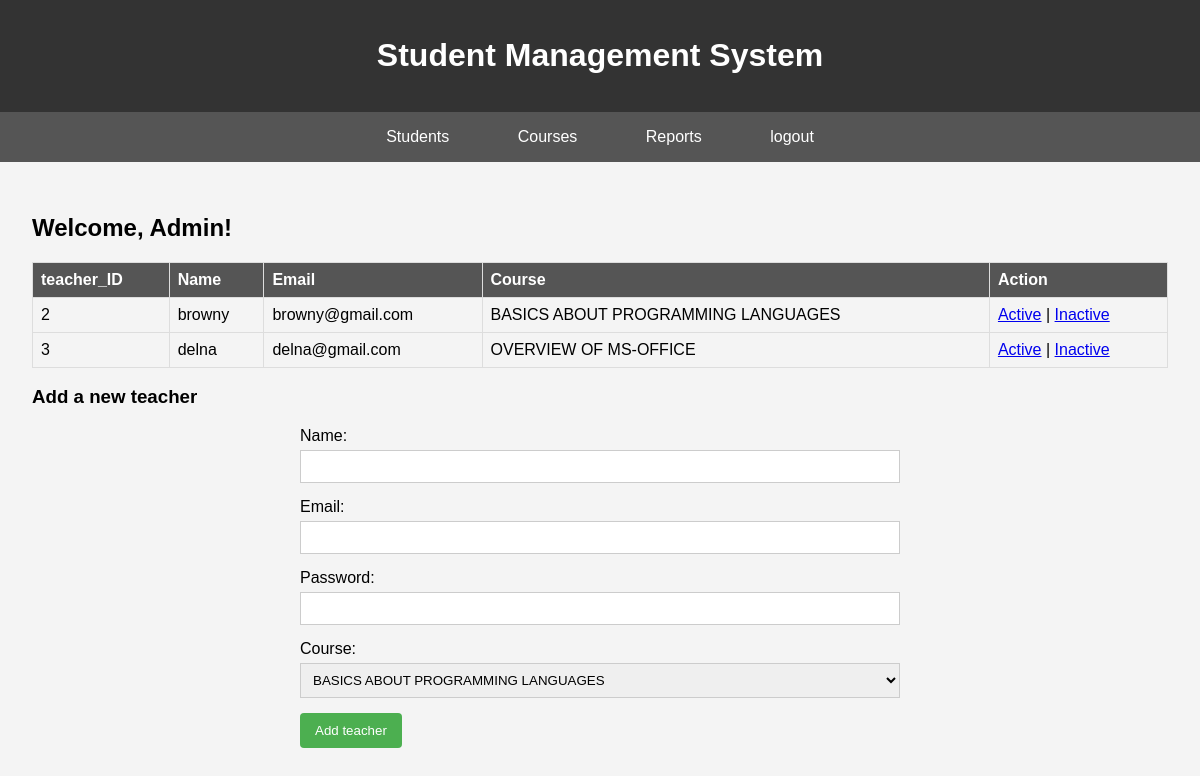
Before: /dashboard/ with the older database file.
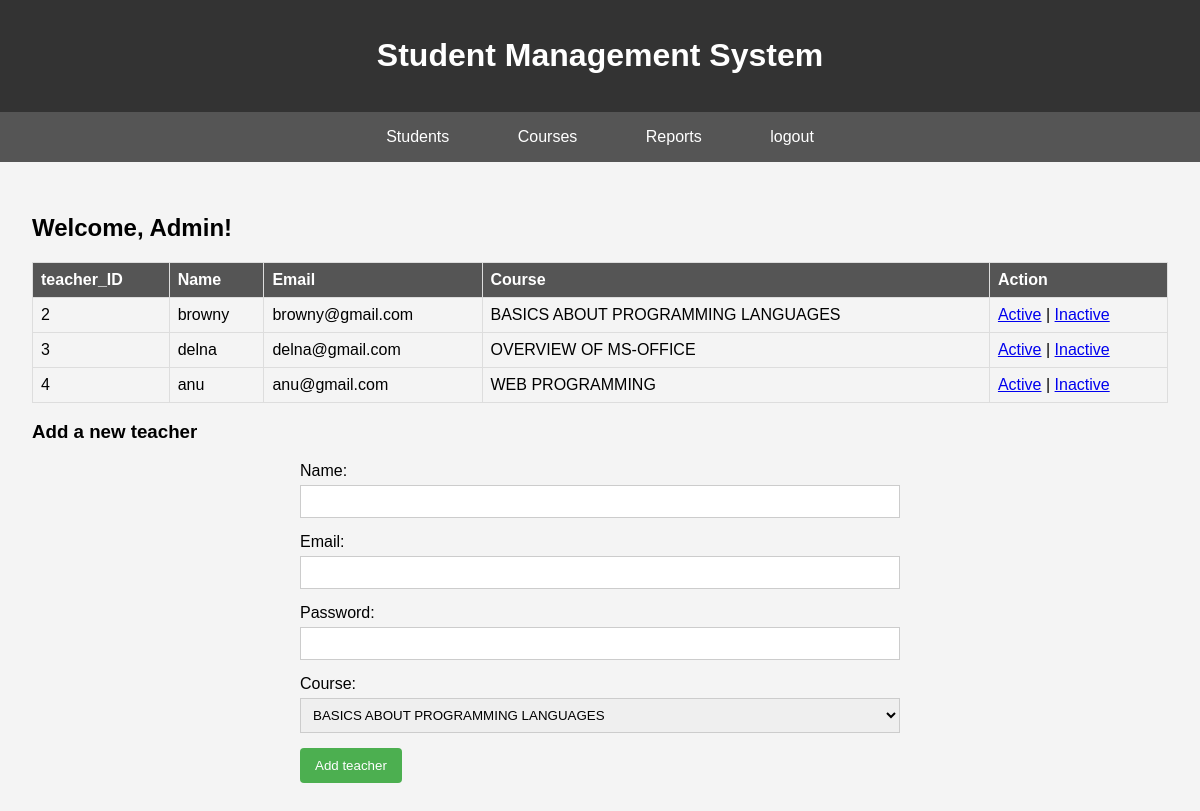
After: the same page with the newer database file.
### app1/models.py (models this page shows, shortened)
class Teacher(models.Model):
    name = models.CharField(max_length=255)
    email = models.EmailField(unique=True)
    password = models.CharField(max_length=255)
    course = models.CharField(max_length=255)

### app1/views.py (the view, shortened to what this page needs)
# urls.py: path('dashboard/', views.dashboard, name ='dashboard'),
def dashboard(request):
    teachers = Teacher.objects.all()
    return render(request, 'dashboard.html', {'teachers': teachers})

### templates/dashboard.html (shortened to what this page needs)
{% load static %}
<!DOCTYPE html>
<html lang="en">
<head>
</head>
<body>
    <header>
        <h1>Student Management System</h1>
    </header>
    <nav>
        <a href="{% url 'studentlist' %}">Students</a>
        <a href="{% url 'admincourse' %}">Courses</a>
        <a href="#">Reports</a>
        <a href="#">logout</a>
    </nav>
    <section>
        <h2>Welcome, Admin!</h2>
        <table>
            <thead>
                <tr>
                    <th>teacher_ID</th>
                    <th>Name</th>
                    <th>Email</th>
                    <th>Course</th>
                    <th>Action</th>
                </tr>
            </thead>
            <tbody>
                {% for teacher in teachers %}
                    <tr>
                        <td>{{ teacher.id }}</td>
                        <td>{{ teacher.name }}</td>
                        <td>{{ teacher.email }}</td>
                        <td>{{ teacher.course }}</td>
                        <td>
                            <a href="#">Active</a> |
                            <a href="#">Inactive</a>
                        </td>
                    </tr>
                {% endfor %}
            </tbody>
        </table>
        <h3>Add a new teacher</h3>
        <form method="POST" action="">
            <label for="name">Name:</label>
            <input type="text" id="name" name="name" required>
            <label for="email">Email:</label>
            <input type="email" id="email" name="email" required>
            <label for="password">Password:</label>
            <input type="password" id="password" name="password" required>
            <label for="course">Course:</label>
            <select id="course" name="course">
                <option value="BASICS ABOUT PROGRAMMING LANGUAGES">BASICS ABOUT PROGRAMMING LANGUAGES</option>
            </select>
            <input type="submit" value="Add teacher">
        </form>
    </section>
</body>
</html>

Changed rows visible on the page:
added Teacher: id "4", name "anu", email "anu@gmail.com", course "WEB PROGRAMMING"
